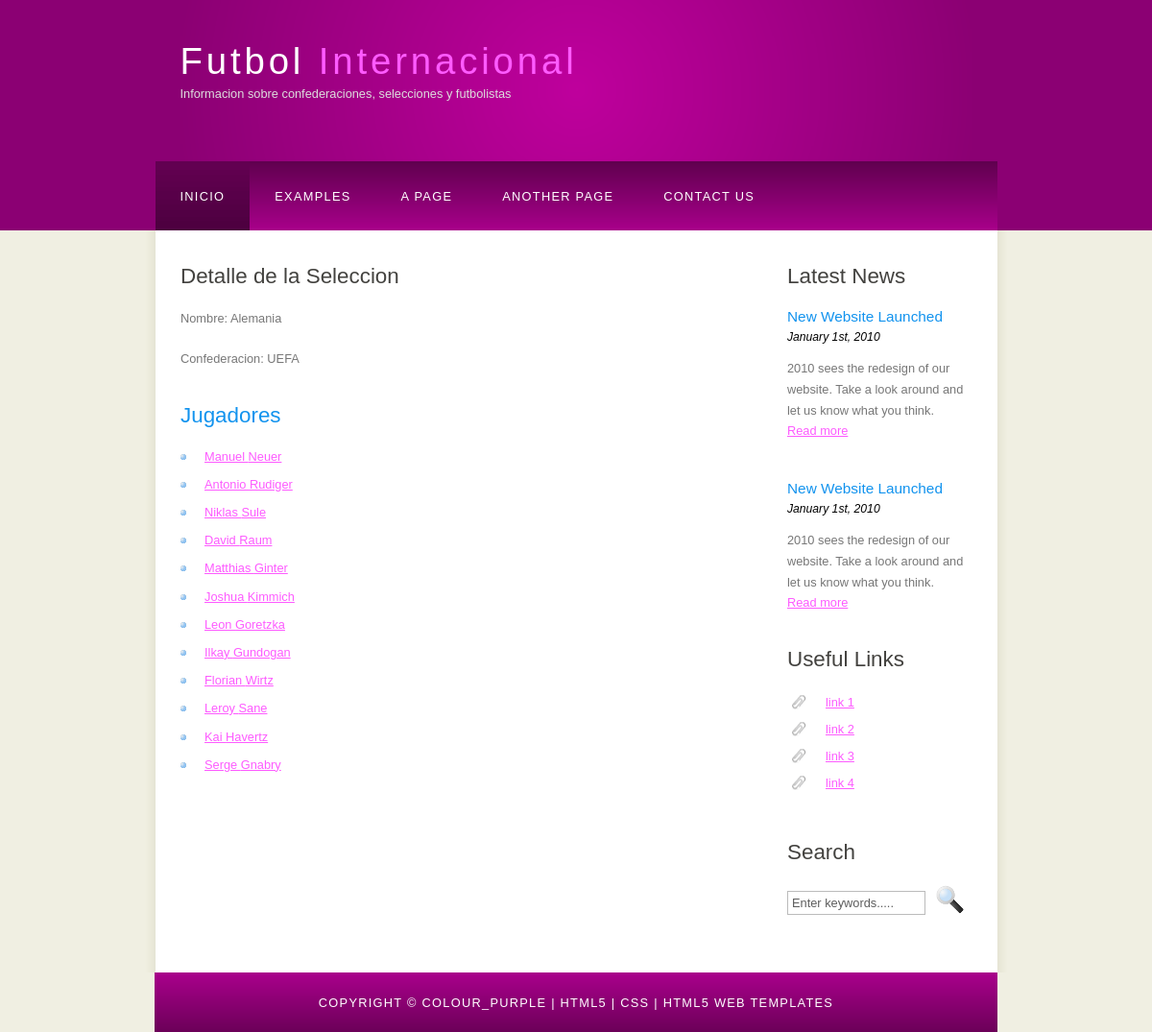
Page /seleccionesAPP/detalleSeleccion/4/ on the committed database.
### seleccionesAPP/models.py (models this page shows, shortened)
class Seleccion(models.Model):
    nombre = models.CharField(max_length=100)
    confederacion = models.ForeignKey(Confederacion, on_delete=models.CASCADE, related_name='seleccion')

class Confederacion(models.Model):
    nombre = models.CharField(max_length=100)
    continente = models.CharField(max_length=50)
    def __str__(self):
        return self.nombre

class Futbolista(models.Model):
    nombre = models.CharField(max_length=50)
    apellido = models.CharField(max_length=100, default='')
    fecha_nac = models.DateField()
    POSICIONES = [
        ('POR', 'Portero'),
        ('DEF', 'Defensa'),
        ('MED', 'Mediocampista'),
        ('DEL', 'Delantero'),
    ]
    posicion = models.CharField(
        max_length=3,         # Cambiado a 3 porque usamos abreviaturas de 3 letras
        choices=POSICIONES,   # Opciones predefinidas
        default='MED',        # Valor por defecto: Mediocampista
    )
    seleccion = models.ForeignKey(Seleccion, on_delete=models.CASCADE, related_name='futbolista')
    imagenFutbolista= models.URLField(max_length=600,null=True,blank=True)

### seleccionesAPP/views.py (the view)
# urls.py: path('detalleSeleccion/<int:id_seleccion>/', views.detalleSeleccion,name='detalleSeleccion'),
def detalleSeleccion(request, id_seleccion):
    seleccion = get_object_or_404(Seleccion, pk=id_seleccion)
    contexto = {'seleccion': seleccion}
    return render(request, 'detalleSeleccion.html', contexto)

### seleccionesAPP/templates/detalleSeleccion.html (shortened to what this page needs)
{% extends 'base.html' %}
{% block contenido %}
<html>
<head>
</head>
<body>
    <h1>Detalle de la Seleccion</h1>
    <p>Nombre: {{ seleccion.nombre }}</p>
    <p>Confederacion: {{ seleccion.confederacion }}</p>
    <h2>Jugadores</h2>
    <ul>
    {% for futbolista in seleccion.futbolista.all %}
        <li>
            <a href="{% url 'detalleFutbolista' futbolista.id%}">
                {{futbolista.nombre }} {{futbolista.apellido}}
            </a>
        </li>
    {% empty %}
        <li>No hay futbolista asociado a esta confederacion</li>
    {% endfor %}
    </ul>
</body>
</html>
{% endblock %}

### seleccionesAPP/static/style/style.css (style rules this page uses)
html { height: 100%; }
* { margin: 0; padding: 0; }
body { font: normal .80em 'trebuchet ms', arial, sans-serif; background: #F0EFE2; color: #777; }
p { padding: 0 0 20px 0; line-height: 1.7em; }
h1, h2, h3, h4, h5, h6 { font: normal 175% 'century gothic', arial, sans-serif; color: #43423F; margin: 0 0 15px 0; padding: 15px 0 5px 0; }
h2 { font: normal 175% 'century gothic', arial, sans-serif; color: #1293EE; }
a, a:hover { outline: none; text-decoration: underline; color: #FD5BFF; }
ul { margin: 2px 0 22px 17px; }
ul li { list-style-type: circle; margin: 0 0 6px 0; padding: 0 0 4px 5px; }
#content ul { margin: 2px 0 22px 0px; }
#content ul li { list-style-type: none; background: url(bullet.png) no-repeat; margin: 0 0 6px 0; padding: 0 0 4px 25px; line-height: 1.5em; }

### rows in the picture
Seleccion: nombre "Alemania", confederacion "UEFA"
Futbolista: nombre "Manuel", apellido "Neuer"
Futbolista: nombre "Antonio", apellido "Rudiger"
Futbolista: nombre "Niklas", apellido "Sule"
Futbolista: nombre "David", apellido "Raum"
Futbolista: nombre "Matthias", apellido "Ginter"
Futbolista: nombre "Joshua", apellido "Kimmich"
Futbolista: nombre "Leon", apellido "Goretzka"
Futbolista: nombre "Ilkay", apellido "Gundogan"
Futbolista: nombre "Florian", apellido "Wirtz"
Futbolista: nombre "Leroy", apellido "Sane"
Futbolista: nombre "Kai", apellido "Havertz"
Futbolista: nombre "Serge", apellido "Gnabry"
